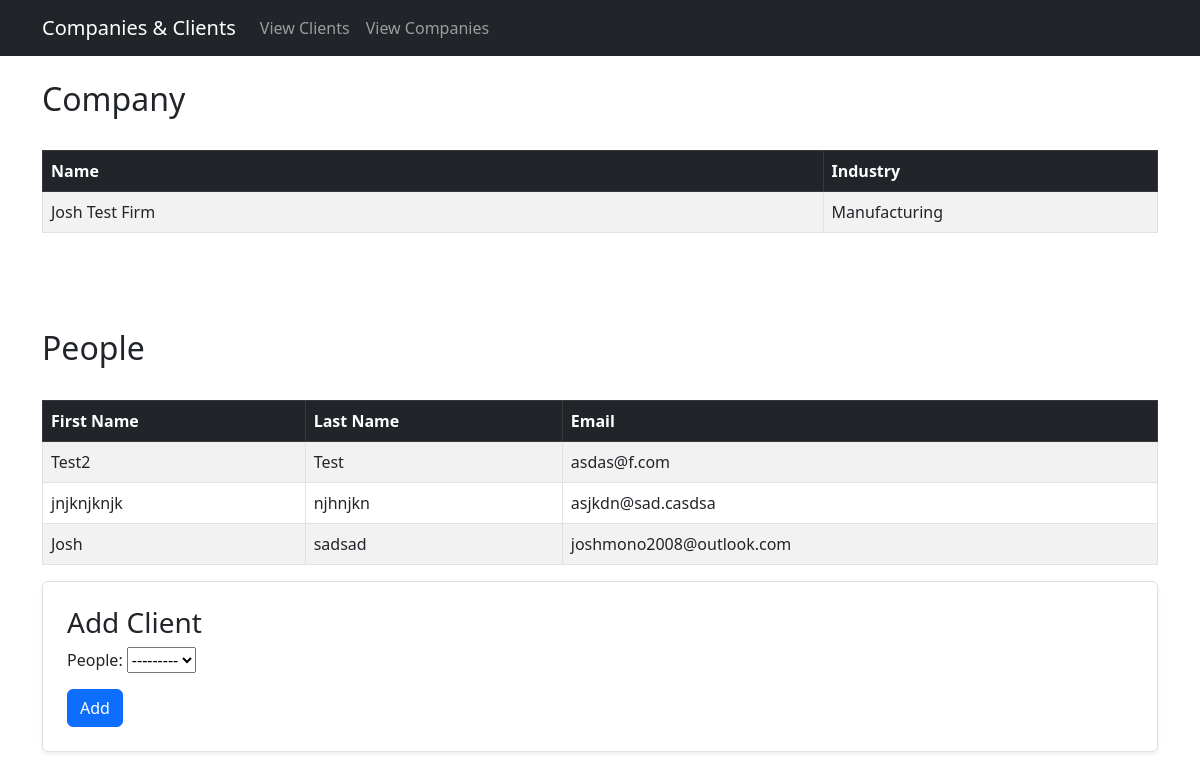
The app's page /view_company/6/ with its own data.
### web_app/models.py (models this page shows, shortened)
class Company(models.Model):
    class IndustryChoices(models.TextChoices):
        MANUFACTURING = 'M', 'Manufacturing'
        FINANCE = 'F', 'Finance'
        OTHER = 'O', 'Other'
    name = models.TextField(verbose_name="Company Name")
    industry = models.CharField(verbose_name="Industry", choices=IndustryChoices.choices, max_length=100)

class Person(models.Model):
    first_name = models.TextField(verbose_name="First Name")
    last_name = models.TextField(verbose_name="Last Name")
    email = models.EmailField(verbose_name="Email")
    company = models.ForeignKey(Company, on_delete=models.SET_NULL, null=True, blank=True, related_name="people")

### web_app/views.py (the view)
# urls.py: path("view_company/<company_id>/", views.view_company, name="view_company"),
def view_company(request, company_id):
    company = Company.objects.get(id=company_id)
    people = company.people.all()
    all_people = Person.objects.filter(company=None)
    context = {}
    context["company"] = company
    context["people"] = people
    context["link_person_to_company_form"] = LinkPersonToCompanyForm(people=all_people)
    if request.method == "POST":
        form = LinkPersonToCompanyForm(data=request.POST, people=all_people)
        if form.is_valid():
            person = form.cleaned_data.get("people")
            person.company = company
            person.save()
    return render(request, "web_app/view_company.html", context=context)

### web_app/forms.py
class LinkPersonToCompanyForm(Form):
    people = ModelChoiceField(queryset=None)
    def __init__(self, *args, **kwargs):
        people = kwargs.pop("people")
        super().__init__(*args, **kwargs)
        self.fields["people"].queryset = people

### web_app/templates/web_app/view_company.html (shortened to what this page needs)
{% extends 'web_app/layout.html' %}
{% load static %}
{% block content %}
<h2>Company</h2>
<div class="table-responsive">
    <table class="table table-striped table-bordered mt-4">
        <thead class="table-dark">
            <tr>
                <th style="width: 70%;">Name</th>
                <th style="width: 30%;">Industry</th>
            </tr>
        </thead>
        <tbody>
            <tr class="align-items-center">
                <td style="width: 70%;">{{ company.name }}</td>
                <td style="width: 30%;">{{ company.get_industry_display }}</td>
            </tr>
        </tbody>
    </table>
</div>
<div style="margin-top: 80px;">
    <h2>People</h2>
    <div class="table-responsive">
        <table class="table table-striped table-bordered mt-4">
            <thead class="table-dark">
                <tr>
                    <th>First Name</th>
                    <th>Last Name</th>
                    <th>Email</th>
                </tr>
            </thead>
            <tbody>
                {% for person in people %}
                <tr>
                    <td>
                        {{person.first_name}}
                    </td>
                    <td>
                        {{person.last_name}}
                    </td>
                    <td>
                        {{person.email}}
                    </td>
                </tr>
                {% endfor %}
            </tbody>
    </table>
    </div>
</div>
<form action="" method="POST" class="p-4 border rounded shadow-sm">
    <h3>Add Client</h1>
    <div class="mb-3">
        {{ link_person_to_company_form }}
    </div>
    <button class="btn btn-primary" type="submit">Add</button>
</form>
{% endblock %}

### records on screen
Company: name "Josh Test Firm", industry "Manufacturing"
Person: first_name "Test2", last_name "Test", email "asdas@f.com"
Person: first_name "jnjknjknjk", last_name "njhnjkn", email "asjkdn@sad.casdsa"
Person: first_name "Josh", last_name "sadsad", email "joshmono2008@outlook.com"
